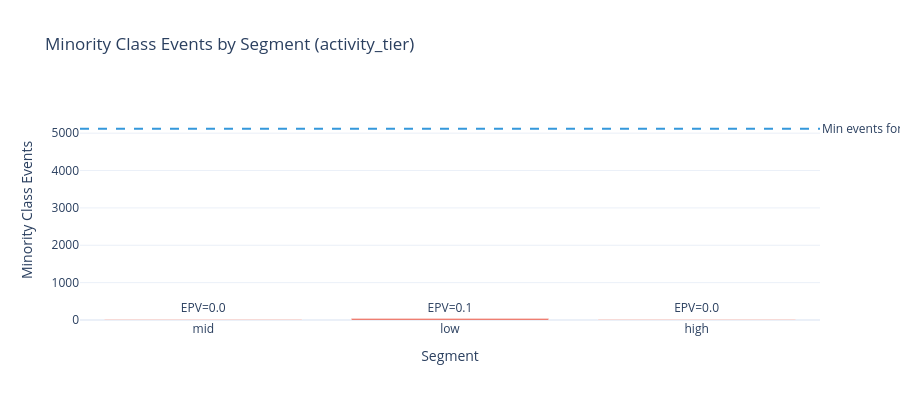

The notebook cell saved with this chart:
### Markdown cell above
### 6.3.2 Segment-Specific Capacity (for Multi-Model Strategy)

When considering **separate models per customer segment**, each segment must have sufficient data to support the feature set. This analysis shows whether segmented modeling is viable.

**📖 Single Model vs Segment Models:**

| Approach | When to Use | Pros | Cons |
|----------|------------|------|------|
| **Single Model** | Small data, uniform segments | More data per model, simpler | May miss segment-specific patterns |
| **Segment Models** | Large data, distinct segments | Tailored patterns | Need sufficient data per segment |
| **Hybrid** | Mixed segment sizes | Best of both | More complex to maintain |

### Code cell
# Segment Capacity Analysis
categorical_cols = [
    name for name, col in findings.columns.items()
    if col.inferred_type in [ColumnType.CATEGORICAL_NOMINAL, ColumnType.CATEGORICAL_ORDINAL]
    and name not in TEMPORAL_METADATA_COLS
    and name in df.columns
]

print("=" * 70)
print("SEGMENT CAPACITY ANALYSIS")
print("=" * 70)

if target and categorical_cols and 'numeric_features' in dir():
    # Analyze the first categorical column as potential segment
    segment_col = categorical_cols[0]

    print(f"\n📊 Analyzing segments by: {segment_col}")
    print(f"   Features to evaluate: {len(numeric_features)}")

    segment_result = capacity_analyzer.analyze_segment_capacity(
        df,
        feature_cols=numeric_features,
        target_col=target,
        segment_col=segment_col,
    )

    print(f"\n🎯 RECOMMENDED STRATEGY: {segment_result.recommended_strategy.replace('_', ' ').title()}")
    print(f"   Reason: {segment_result.strategy_reason}")

    # Segment details table
    segment_data = []
    for seg_name, cap in segment_result.segment_capacities.items():
        segment_data.append({
            "Segment": seg_name,
            "Samples": cap.total_samples,
            "Minority Events": cap.minority_class_samples,
            "EPV": f"{cap.events_per_variable:.1f}",
            "Max Features (EPV=10)": cap.recommended_features_moderate,
            "Status": cap.capacity_status.title()
        })

    segment_df = native_pd.DataFrame(segment_data)
    segment_df = segment_df.sort_values("Samples", ascending=False)
    display_table(segment_df)

    # Visualization
    fig = go.Figure()

    max_events = 0
    for seg_name, cap in segment_result.segment_capacities.items():
        color = "#2ecc71" if cap.capacity_status == "adequate" else "#f39c12" if cap.capacity_status == "limited" else "#e74c3c"
        fig.add_trace(go.Bar(
            name=seg_name,
            x=[seg_name],
            y=[cap.minority_class_samples],
            marker_color=color,
            text=[f"EPV={cap.events_per_variable:.1f}"],
            textposition='outside'
        ))
        max_events = max(max_events, cap.minority_class_samples)

    # Add threshold line
    threshold_events = len(numeric_features) * 10  # EPV=10 threshold
    fig.add_hline(
        y=threshold_events,
        line_dash="dash",
        line_color="#3498db",
        annotation_text=f"Min events for {len(numeric_features)} features (EPV=10)",
        annotation_position="right"
    )

    # Calculate y-axis range to fit labels
    y_max = max(max_events, threshold_events)
    fig.update_layout(
        title=f"Minority Class Events by Segment ({segment_col})",
        xaxis_title="Segment",
        yaxis_title="Minority Class Events",
        yaxis_range=[0, y_max * 1.15],  # Add 15% headroom for labels
        template='plotly_white',
        height=400,
        showlegend=False,
    )
    display_figure(fig)

    print("\n📋 SEGMENT RECOMMENDATIONS:")
    for rec in segment_result.recommendations:
        print(f"   {rec}")

    if segment_result.viable_segments:
        print(f"\n   ✅ Viable for separate models: {', '.join(segment_result.viable_segments)}")
    if segment_result.insufficient_segments:
        print(f"   ⚠️ Insufficient data: {', '.join(segment_result.insufficient_segments)}")

    # Store in findings
    findings.metadata["segment_capacity"] = segment_result.to_dict()
else:
    print("\n⚠️ No categorical columns available for segment analysis.")
    print("   Segment capacity analysis requires at least one categorical column.")

### Figure 1 — Plotly figure (JSON) as saved in the notebook; plotly's stock layout.template omitted (floating-point values rounded to 4 significant figures)
{"data": [{"marker": {"color": "#e74c3c"}, "name": "mid", "text": ["EPV=0.0"], "textposition": "outside", "type": "bar", "x": ["mid"], "y": [14]}, {"marker": {"color": "#e74c3c"}, "name": "low", "text": ["EPV=0.1"], "textposition": "outside", "type": "bar", "x": ["low"], "y": [38]}, {"marker": {"color": "#e74c3c"}, "name": "high", "text": ["EPV=0.0"], "textposition": "outside", "type": "bar", "x": ["high"], "y": [14]}], "layout": {"annotations": [{"showarrow": false, "text": "Min events for 512 features (EPV=10)", "x": 1, "xanchor": "left", "xref": "x domain", "y": 5120, "yanchor": "middle", "yref": "y"}], "height": 400, "shapes": [{"line": {"color": "#3498db", "dash": "dash"}, "type": "line", "x0": 0, "x1": 1, "xref": "x domain", "y0": 5120, "y1": 5120, "yref": "y"}], "showlegend": false, "title": {"text": "Minority Class Events by Segment (activity_tier)"}, "xaxis": {"title": {"text": "Segment"}}, "yaxis": {"range": [0, 5888.0], "title": {"text": "Minority Class Events"}}}}
